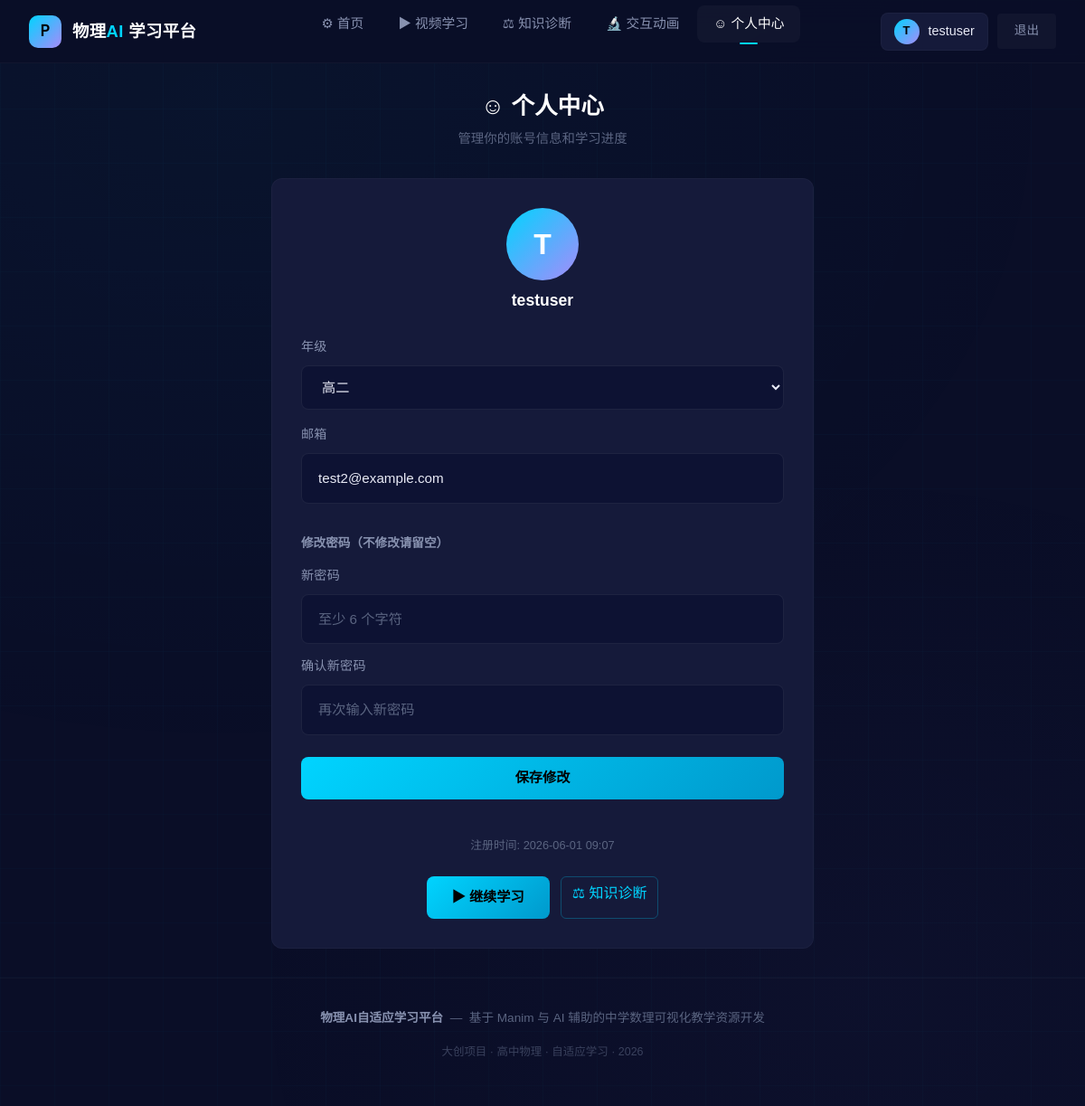
Screenshot of /profile (signed in) with the database file from the repository.
### app/models.py (models this page shows, shortened)
class User(UserMixin, db.Model):
    __tablename__ = 'users'
    id = db.Column(db.Integer, primary_key=True)
    username = db.Column(db.String(50), unique=True, nullable=False)
    password_hash = db.Column(db.String(256), nullable=False)
    email = db.Column(db.String(100))
    grade = db.Column(db.String(10), default='高一')
    created_at = db.Column(db.DateTime, default=datetime.now(timezone.utc))
    last_login = db.Column(db.DateTime)

### app/routes/auth.py (the view)
@auth_bp.route('/profile')
@login_required
def profile():
    return render_template('profile.html')

### app/models.py (called while the page is built)
@login_manager.user_loader
def load_user(user_id):
    return User.query.get(int(user_id))

### app/templates/profile.html (shortened to what this page needs)
{% extends "base.html" %}
{% block content %}
<div class="quiz-container">
    <div style="text-align:center; margin-bottom:2rem;">
        <h1 style="font-size:1.6rem; font-weight:700; color:var(--text-bright);">
            &#9786; 个人中心
        </h1>
        <p style="font-size:0.9rem; color:var(--text-muted); margin-top:4px;">
            管理你的账号信息和学习进度
        </p>
    </div>
    <div class="card-dark" style="max-width:600px; margin:0 auto; padding:2rem;">
        <div style="text-align:center; margin-bottom:1.5rem;">
            <div style="width:80px; height:80px; border-radius:50%; background:linear-gradient(135deg, var(--cyan), var(--purple)); display:inline-flex; align-items:center; justify-content:center; font-size:2rem; font-weight:700; color:#fff;">
                {{ current_user.username|first|upper }}
            </div>
            <div style="font-size:1.1rem; font-weight:600; color:var(--text-bright); margin-top:0.5rem;">
                {{ current_user.username }}
            </div>
        </div>
        <form method="POST" action="{{ url_for('auth.profile_update') }}">
            <div class="form-group-custom" style="margin-bottom:1rem;">
                <label class="form-label-custom" for="grade">年级</label>
                <select name="grade" id="grade" class="form-input-dark" style="width:100%;">
                    <option value="高二" {% if current_user.grade == '高二' %}selected{% endif %}>高二</option>
                </select>
            </div>
            <div class="form-group-custom" style="margin-bottom:1rem;">
                <label class="form-label-custom" for="email">邮箱</label>
                <input type="email" name="email" id="email" class="form-input-dark"
                       value="{{ current_user.email or '' }}" placeholder="选填">
            </div>
            <div style="border-top:1px solid var(--border); padding-top:1rem; margin-top:0.5rem; margin-bottom:1rem;">
                <div style="font-size:0.85rem; font-weight:600; color:var(--text-secondary); margin-bottom:0.8rem;">
                    修改密码（不修改请留空）
                </div>
                <div class="form-group-custom" style="margin-bottom:0.8rem;">
                    <label class="form-label-custom" for="new_password">新密码</label>
                    <input type="password" name="new_password" id="new_password" class="form-input-dark"
                           placeholder="至少 6 个字符" minlength="6">
                </div>
                <div class="form-group-custom" style="margin-bottom:0;">
                    <label class="form-label-custom" for="confirm_new_password">确认新密码</label>
                    <input type="password" name="confirm_new_password" id="confirm_new_password" class="form-input-dark"
                           placeholder="再次输入新密码">
                </div>
            </div>
            <button type="submit" class="btn btn-primary btn-glow" style="width:100%; margin-top:0.5rem;">
                保存修改
            </button>
        </form>
        <div style="margin-top:1.5rem; padding-top:1rem; border-top:1px solid var(--border); font-size:0.8rem; color:var(--text-muted); text-align:center;">
            注册时间: {{ current_user.created_at.strftime('%Y-%m-%d %H:%M') if current_user.created_at else '未知' }}
        </div>
        <div style="margin-top:1.5rem; display:flex; gap:12px; justify-content:center; flex-wrap:wrap;">
            <a href="{{ url_for('videos.video_list') }}" class="btn btn-primary btn-glow">
                &#9654; 继续学习
            </a>
            <a href="{{ url_for('diagnosis.diagnosis_page') }}" class="btn btn-outline">
                &#9878; 知识诊断
            </a>
        </div>
    </div>
</div>
{% endblock %}

### app/templates/base.html (shortened to what this page needs)
<!DOCTYPE html>
<html lang="zh-CN">
<head>
    <link href="https://cdn.jsdelivr.net/npm/bootstrap@5.3.3/dist/css/bootstrap.min.css" rel="stylesheet">
    <link href="https://cdn.jsdelivr.net/npm/video.js@8.10.0/dist/video-js.min.css" rel="stylesheet">
    <link rel="stylesheet" href="{{ url_for('static', filename='css/style.css') }}">
</head>
<body>
    <nav class="navbar-custom" id="mainNav" role="navigation" aria-label="主导航">
        <a href="{{ url_for('auth.index') }}" class="nav-brand">
            <div class="nav-brand-icon">P</div>
            <div class="nav-brand-text">物理<span>AI</span> 学习平台</div>
        </a>
        <ul class="nav-links" id="navLinks">
            <li>
                <a href="{{ url_for('auth.index') }}"
                   class="{% if request.endpoint == 'auth.index' %}active{% endif %}">
                    &#9881; 首页
                </a>
            </li>
            <li>
                <a href="{{ url_for('videos.video_list') }}"
                   class="{% if request.endpoint in ['videos.video_list', 'videos.video_play'] %}active{% endif %}">
                    &#9654; 视频学习
                </a>
            </li>
            <li>
                <a href="{{ url_for('diagnosis.diagnosis_page') }}"
                   class="{% if request.endpoint == 'diagnosis.diagnosis_page' %}active{% endif %}">
                    &#9878; 知识诊断
                </a>
            </li>
            <li>
                <a href="{{ url_for('experiments.experiment_list') }}"
                   class="{% if request.endpoint and 'experiments' in request.endpoint %}active{% endif %}">
                    &#128300; 交互动画
                </a>
            </li>
            <li>
                <a href="{{ url_for('auth.profile') }}"
                   class="{% if request.endpoint == 'auth.profile' %}active{% endif %}">
                    &#9786; 个人中心
                </a>
            </li>
        </ul>
        <div class="nav-actions">
            {% if current_user.is_authenticated %}
                <div class="nav-user">
                    <div class="nav-user-avatar">
                        {{ current_user.username|first|upper }}
                    </div>
                    <span>{{ current_user.username }}</span>
                </div>
                <a href="{{ url_for('auth.logout') }}" class="btn btn-ghost btn-sm">退出</a>
            {% else %}
                <a href="{{ url_for('auth.login') }}" class="btn btn-ghost btn-sm">登录</a>
                <a href="{{ url_for('auth.register') }}" class="btn btn-primary btn-sm">注册</a>
            {% endif %}
        </div>
    </nav>
    <main class="page-content page-enter" role="main" id="mainContent">
        {% block content %}{% endblock %}
    </main>
    <footer class="site-footer">
        <p>
            <span class="footer-brand">物理AI自适应学习平台</span>
            &nbsp;&mdash;&nbsp;
            基于 Manim 与 AI 辅助的中学数理可视化教学资源开发
        </p>
        <p class="mt-1" style="font-size:0.78rem; opacity:0.6;">
            大创项目 &middot; 高中物理 &middot; 自适应学习 &middot; 2026
        </p>
    </footer>
</body>
</html>

### app/templates/base.html (style rules this page uses)
.page-enter { animation: pageEnter 0.35s var(--ease-out, ease-out) both; }
.nav-links a, .nav-actions a { transition: color 0.2s, transform 0.15s; }
.btn { transition: transform 0.12s, box-shadow 0.2s, background 0.2s; }
.card-dark { transition: transform 0.2s, box-shadow 0.25s; }

### rows the page displays
User: username|first "T", username "testuser", grade "高二", email "test2@example.com", created_at "2026-06-01 09:07"
